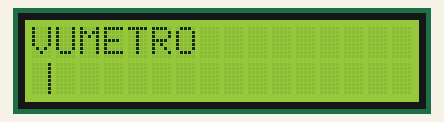
Recording of a sketch running on a simulated Arduino Uno, built with avr-gcc and run on an emulated ATmega328P. On the bench: 16×2 character LCD.

Above: at 0.27 s.
At 0.88 s:
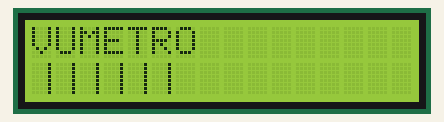
At 1.48 s:
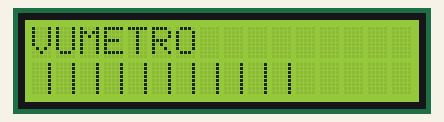
At 3.01 s:
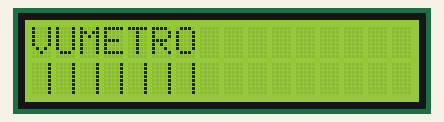
At 4.54 s:
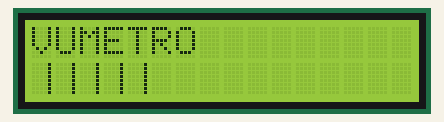
At 6.36 s:
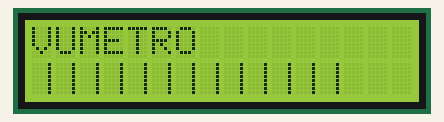

Measured:
- by itself, everything shown: repeats every 5.8 s, in 19 steps

The sketch:

Vumetro-1.ino
```cpp
#include <Wire.h>
#include <LiquidCrystal_I2C.h>

//Crear el objeto lcd  dirección  0x26 y 16 columnas x 2 filas.
//SLC A0 - SDA  A1., alimentacion 5V.
LiquidCrystal_I2C lcd(0x26, 16, 2); //
byte A[8] = {
  B00000,
  B00000,
  B00000,
  B00000,
  B00000,
  B00000,
  B00000,
  B00000,
};
byte B[8] = {
  B10000,
  B10000,
  B10000,
  B10000,
  B10000,
  B10000,
  B10000,
  B10000,
};
byte C[8] = {
  B01000,
   B01000,
   B01000,
   B01000,
   B01000,
   B01000,
   B01000,
   B01000,
};
byte D[8] = {
  B00100,
  B00100,
  B00100,
  B00100,
  B00100,
  B00100,
  B00100,
  B00100,
};
byte E[8] = {
  B00010,
  B00010,
  B00010,
  B00010,
  B00010,
  B00010,
  B00010,
  B00010,
};
byte F[8] = {
  B00001,
  B00001,
  B00001,
  B00001,
  B00001,
  B00001,
  B00001,
  B00001,
};

void setup() {
  // Inicializar el LCD
  lcd.init();

  //Encender la luz de fondo.
  lcd.backlight();

  //creamos los nuevos caracteres
  lcd.createChar (0, A);
  lcd.createChar (1, B);
  lcd.createChar (2, C);
  lcd.createChar (3, D);
  lcd.createChar (4, E);
  lcd.createChar (5, F);

  // Escribimos el texto en el LCD
  lcd.setCursor(0, 0);
  lcd.print("VUMETRO");

}

void loop () {


  for (int cur = 0 ; cur < 16; cur++) {

    for (int cont = 0 ; cont < 6; cont++) {
      lcd.setCursor(cur, 1);

      lcd.write(byte(cont));
    }
    delay(5);
  }
  for (int cur = 16 ; cur >= 0; cur--) {

    for (int cont = 5 ; cont >= 0; cont--) {
      lcd.setCursor(cur, 1);

      lcd.write(byte(cont));
    }
    delay(5);
  }
}
```
